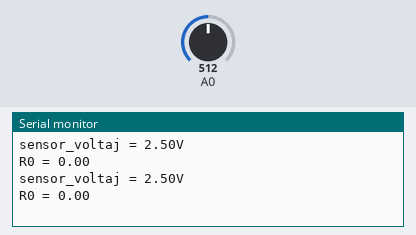
This sketch was run on a simulated Arduino Uno, built with avr-gcc and run on an emulated ATmega328P. Shown: the last lines printed to the serial monitor. The inputs (shaded band) are chosen by the test bench; at power-on: A0 = 512.

Above: at 1.2 s.
1.3 s: A0 set to 716
At 2.4 s:
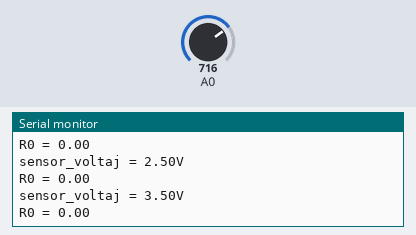
2.8 s: A0 set to 900
At 3.6 s:
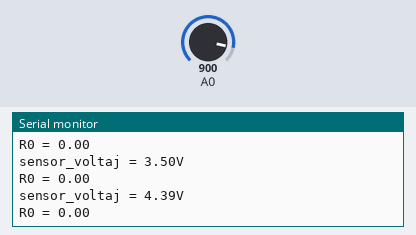
Timing chart, 0 to 5.8 s (numbered marks = the images above; inputs shaded):
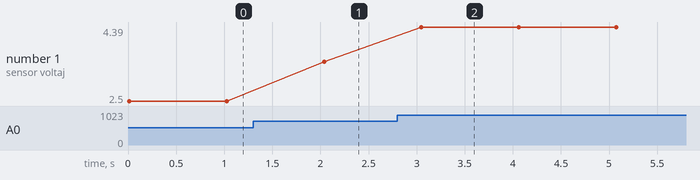

Measured:
- after the input at 1.3 s, the serial monitor: prints a new line after 0.74 s (image 1)
- after the input at 2.8 s, the serial monitor: prints a new line after 0.25 s (image 2)
- plotted number 1: 2.5 → 3.5 after the input at 1.3 s, 3.5 → 4.39 after the input at 2.8 s

The sketch:

Bolum_6_Uyg_1.ino
```cpp
void setup() {
  Serial.begin(9600);
}
 void loop() {
 float sensor_voltaj;
 float RS_air;
 float R0;
 float sensor_deg;
    for(int x = 0 ; x < 100 ; x++)
  {
    sensor_deg = sensor_deg + analogRead(A0);
  }
  sensor_deg = sensor_deg/100.0;
  sensor_voltaj = sensor_deg/1024*5.0;
  RS_air = (5.0-sensor_voltaj)/sensor_voltaj;
//R0 = RS_air/10.0; //R0 değerini bulmak için formülde 10.0 bölünecek.(MQ2)
//R0 = RS_air/70.0; //R0 değerini bulmak için formülde 70.0 bölünecek.(MQ3)
//R0 = RS_air/3.0;  //R0 değerini bulmak için formülde 3.0 bölünecek. (MQ4)
//R0 = RS_air/6.5;  //R0değerini bulmak için formülde 6.5 bölünecek. (MQ5)
//R0 = RS_air/10.0; //R0 değerini bulmak için formülde 10.0 bölünecek.(MQ6)
//R0 = RS_air/28.0; //R0 değerini bulmak için formülde 28.0 bölünecek.(MQ7)
//R0 = RS_air/50.0; //R0 değerini bulmak için formülde 50.0 bölünecek.(MQ8)
//R0 = RS_air/20.0; //R0 değerini bulmak için formülde 20.0 bölünecek.(MQ9)
//R0 = RS_air/5.0;  //R0 değerini bulmak için formülde 5.0 bölünecek.(MQ135)
Serial.print("sensor_voltaj = ");
  Serial.print(sensor_voltaj);
  Serial.println("V");
  Serial.print("R0 = ");
  Serial.println(R0);
  delay(1000);
}
```
